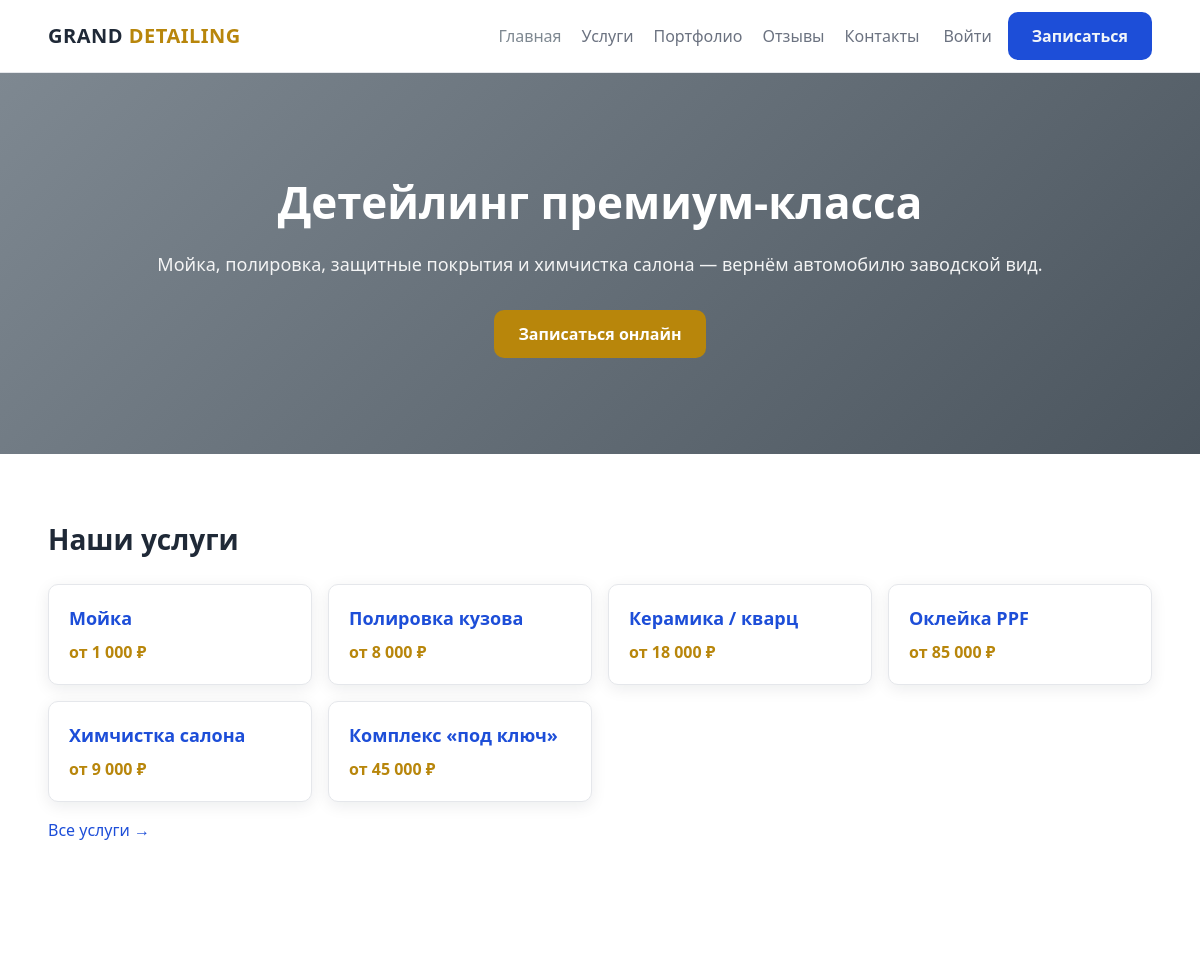
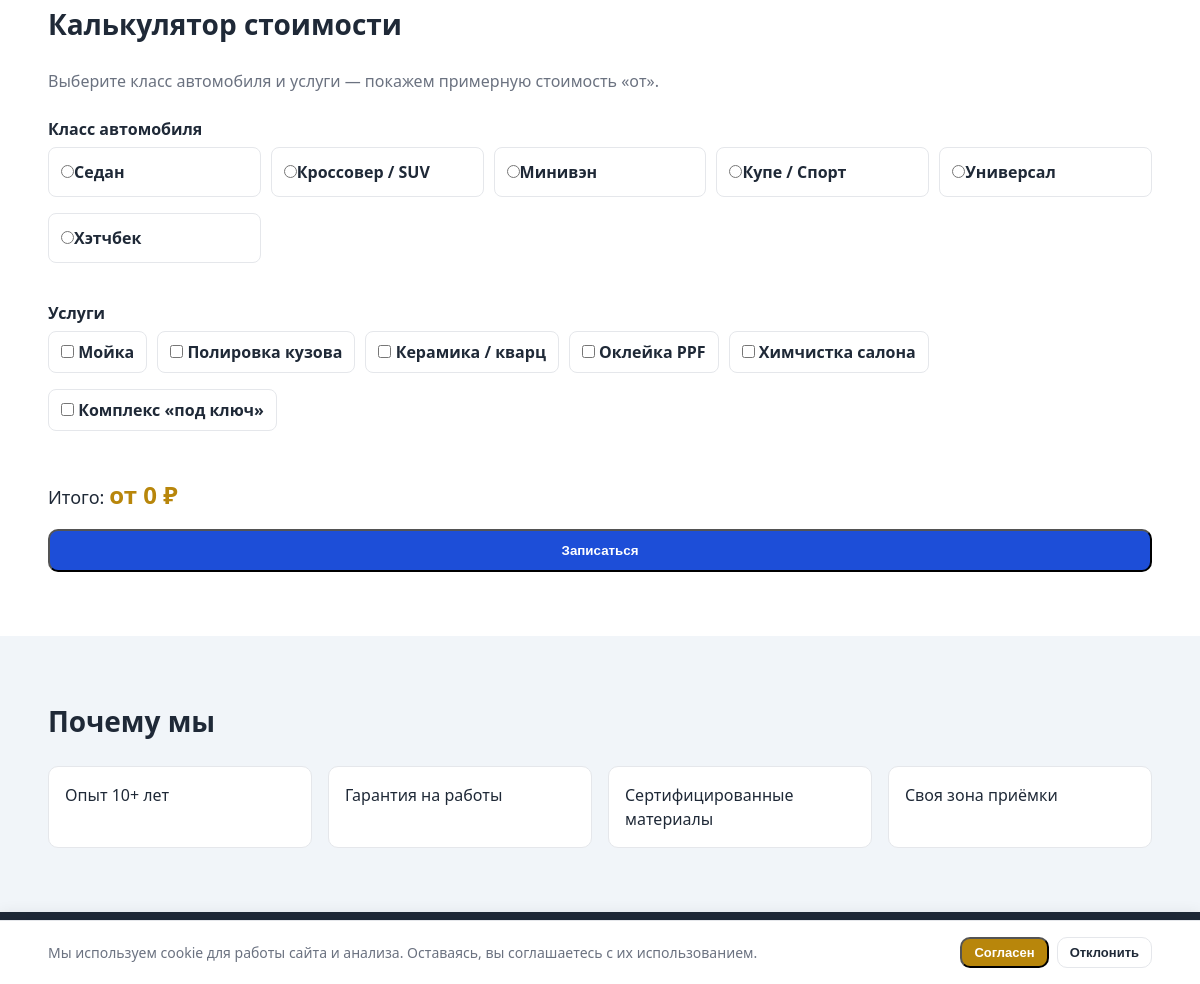
The page / on the database its author committed (2 pictures, top to bottom).
### tables this page shows
CREATE TABLE services (
    id            INT UNSIGNED      NOT NULL AUTO_INCREMENT,
    category_id   INT UNSIGNED      NOT NULL,
    title         VARCHAR(140)      NOT NULL,
    slug          VARCHAR(160)      NOT NULL,
    price_from    DECIMAL(10, 2)    NULL,
    duration_min  INT UNSIGNED      NULL,
    image         VARCHAR(255)      NULL,
    is_active     TINYINT(1)        NOT NULL DEFAULT 1,
    PRIMARY KEY (id),
    UNIQUE KEY uq_services_slug (slug),
    KEY idx_services_category (category_id),
    CONSTRAINT fk_services_category FOREIGN KEY (category_id) REFERENCES categories (id)
);

### src/Core/View.php (called while the page is built, shortened)
<?php
class View
{
    public static function render(string $view, array $data = []): void
    {
        extract($data, EXTR_SKIP);
        $view = basename($view);
        $viewFile = BASE_PATH . '/views/' . $view . '.php';
        require BASE_PATH . '/views/layout/header.php';
        require $viewFile;
        require BASE_PATH . '/views/layout/footer.php';
    }
}

### src/Controller/HomeController.php (called while the page is built, shortened)
<?php
class HomeController
{
    public function index(): void
    {
        $activeServices = Service::active();
        $services = array_map(
            static function (array $s): array {
                return [
                    'slug' => $s['slug'],
                    'title' => $s['title'],
                    'price' => price($s['price_from'] === null ? null : (float) $s['price_from']),
                ];
            },
            $activeServices
        );
        View::render('home', [
            'title' => 'GRAND DETAILING — детейлинг-студия',
            'services' => $services,
            'carClasses' => car_classes(),
            'calculatorServices' => $activeServices,
        ]);
    }
}

### public/index.php (called while the page is built, shortened)
<?php
require BASE_PATH . '/src/bootstrap.php';
$router = new Router();
$router->get('/', [HomeController::class, 'index']);
$router->get('/services', [ServiceController::class, 'index']);
$router->get('/services/{slug}', [ServiceController::class, 'show']);
$router->get('/booking', [BookingController::class, 'show']);
$router->post('/booking', [BookingController::class, 'store']);
$router->get('/booking/success', [BookingController::class, 'success']);
$router->get('/contacts', [ContactController::class, 'index']);
$router->post('/contacts', [ContactController::class, 'store']);
$router->get('/reviews', [ReviewController::class, 'index']);
$router->get('/reviews/create', [ReviewController::class, 'create']);
$router->post('/reviews', [ReviewController::class, 'store']);
$router->post('/api/telegram/webhook', [TelegramController::class, 'webhook']);
$router->get('/register', [AuthController::class, 'showRegister']);
$router->post('/register', [AuthController::class, 'register']);
$router->get('/login', [AuthController::class, 'showLogin']);
$router->post('/login', [AuthController::class, 'login']);
$router->post('/logout', [AuthController::class, 'logout']);
$router->get('/cabinet', [CabinetController::class, 'index']);
$router->get('/cabinet/cars', [CabinetController::class, 'cars']);
$router->post('/cabinet/cars', [CabinetController::class, 'storeCar']);
$router->get('/cabinet/profile', [CabinetController::class, 'profile']);
$router->get('/cabinet/security', [CabinetController::class, 'security']);
$router->post('/cabinet/security/phone', [CabinetController::class, 'updatePhone']);
$router->post('/cabinet/security/email', [CabinetController::class, 'updateEmail']);
$router->post('/cabinet/security/password', [CabinetController::class, 'updatePassword']);
$router->get('/admin', [AdminController::class, 'dashboard']);
$router->get('/admin/dashboard/income', [AdminController::class, 'income']);
$router->get('/admin/bookings', [AdminController::class, 'bookings']);
$router->post('/admin/bookings/{id}/status', [AdminController::class, 'updateStatus']);
$router->post('/admin/bookings/{id}/create-client', [AdminController::class, 'createClient']);
$router->post('/admin/bookings/{id}/delete', [AdminController::class, 'deleteBooking']);
$router->get('/admin/services', [AdminServiceController::class, 'index']);
$router->get('/admin/services/create', [AdminServiceController::class, 'create']);
$router->post('/admin/services', [AdminServiceController::class, 'store']);
$router->get('/admin/services/{id}/edit', [AdminServiceController::class, 'edit']);
$router->post('/admin/services/{id}', [AdminServiceController::class, 'update']);
$router->post('/admin/services/{id}/toggle', [AdminServiceController::class, 'toggle']);
$router->get('/admin/reviews', [AdminReviewController::class, 'index']);
$router->post('/admin/reviews/{id}/toggle', [AdminReviewController::class, 'toggle']);
$router->get('/admin/messages', [AdminMessageController::class, 'index']);
$router->post('/admin/messages/{id}/read', [AdminMessageController::class, 'markRead']);
$router->get('/admin/masters', [AdminMasterController::class, 'index']);
$router->get('/admin/masters/create', [AdminMasterController::class, 'create']);
$router->post('/admin/masters', [AdminMasterController::class, 'store']);
$router->get('/admin/clients', [AdminClientController::class, 'index']);
$router->get('/admin/settings', [AdminSettingsController::class, 'index']);
$router->post('/admin/settings', [AdminSettingsController::class, 'store']);
$router->dispatch(
    $_SERVER['REQUEST_METHOD'],
    parse_url($_SERVER['REQUEST_URI'], PHP_URL_PATH) ?: '/'
);

### src/helpers.php (called while the page is built, shortened)
<?php
function config(string $key, mixed $default = null): mixed
{
    static $config = null;
    if ($config === null) {
        $config = require BASE_PATH . '/config/config.php';
    }
    $value = $config;
    foreach (explode('.', $key) as $segment) {
        if (!is_array($value) || !array_key_exists($segment, $value)) {
            return $default;
        }
        $value = $value[$segment];
    }
    return $value;
}
function e(mixed $value): string
{
    return htmlspecialchars((string) $value, ENT_QUOTES, 'UTF-8');
}
function price(?float $value, string $prefix = 'от '): string
{
    return $value === null
        ? 'цена по запросу'
        : $prefix . number_format($value, 0, ',', ' ') . ' ₽';
}
function url(string $path = ''): string
{
    return '/' . ltrim($path, '/');
}

### src/bootstrap.php (called while the page is built, shortened)
<?php
require_once BASE_PATH . '/src/helpers.php';
spl_autoload_register(function (string $class): void {
    $prefix = 'App\\';
    if (str_starts_with($class, $prefix)) {
        $relative = str_replace('\\', '/', substr($class, strlen($prefix)));
        $file = BASE_PATH . '/src/' . $relative . '.php';
    }
});

### src/Core/Database.php (called while the page is built, shortened)
<?php
class Database
{
    private static ?PDO $pdo = null;
    public static function connection(): PDO
    {
        if (self::$pdo === null) {
            $db = config('db');
            $dsn = 'mysql:host=' . $db['host'];
            $dsn .= ';dbname=' . $db['name'] . ';charset=' . $db['charset'];
            self::$pdo = new PDO($dsn, $db['user'], $db['pass'], [
                PDO::ATTR_ERRMODE => PDO::ERRMODE_EXCEPTION,
                PDO::ATTR_DEFAULT_FETCH_MODE => PDO::FETCH_ASSOC,
                PDO::ATTR_EMULATE_PREPARES => false,
            ]);
        }
        return self::$pdo;
    }
}

### src/Model/Service.php (called while the page is built, shortened)
<?php
class Service extends Model
{
    public static function active(): array
    {
        $stmt = Database::connection()->query(
            'SELECT * FROM services WHERE is_active = 1 ORDER BY id'
        );
        return $stmt->fetchAll();
    }
}

### views/home.php (the view, shortened to what this page needs)
<section class="hero">
    <div class="container">
        <h1>Детейлинг премиум-класса</h1>
        <p class="hero-sub">Мойка, полировка, защитные покрытия и химчистка салона — вернём автомобилю заводской вид.</p>
        <a href="<?= e(url('/booking')) ?>" class="btn btn-gold">Записаться онлайн</a>
    </div>
</section>
<section class="section">
    <div class="container">
        <h2>Наши услуги</h2>
        <div class="cards">
            <?php foreach ($services as $service): ?>
                <div class="card">
                    <h3><a href="<?= e(url('/services/' . $service['slug'])) ?>"><?= e($service['title']) ?></a></h3>
                    <p class="price"><?= e($service['price']) ?></p>
                </div>
            <?php endforeach; ?>
        </div>
        <p style="margin-top: 16px"><a href="<?= e(url('/services')) ?>">Все услуги →</a></p>
    </div>
</section>
<section class="section calculator-section">
    <div class="container">
        <h2>Калькулятор стоимости</h2>
        <p class="lead">Выберите класс автомобиля и услуги — покажем примерную стоимость «от».</p>
        <form method="GET" action="<?= e(url('/booking')) ?>" class="calculator">
            <div class="field-group">
                <label>Класс автомобиля</label>
                <div class="option-grid">
                    <?php foreach ($carClasses ?? [] as $carClass): ?>
                        <label class="option"><input type="radio" name="car_class" value="<?= e($carClass) ?>"><span><?= e($carClass) ?></span></label>
                    <?php endforeach; ?>
                </div>
            </div>
            <div class="field-group">
                <label>Услуги</label>
                <div class="calculator-services">
                    <?php foreach ($calculatorServices ?? [] as $s): ?>
                        <label class="calculator-service">
                            <input type="checkbox" name="service_ids[]" value="<?= e((string)$s['id']) ?>" data-price="<?= e((string)($s['price_from'] ?? '')) ?>">
                            <span><?= e((string)$s['title']) ?></span>
                        </label>
                    <?php endforeach; ?>
                </div>
            </div>
            <div class="calculator-total">Итого: <strong id="calc-total">от 0 ₽</strong></div>
            <button type="submit" class="btn btn-accent">Записаться</button>
        </form>
    </div>
</section>
<section class="section section-muted">
    <div class="container">
        <h2>Почему мы</h2>
        <ul class="features">
            <li>Опыт 10+ лет</li>
            <li>Гарантия на работы</li>
            <li>Сертифицированные материалы</li>
            <li>Своя зона приёмки</li>
        </ul>
    </div>
</section>

### src/Core/Router.php (shortened to what this page needs)
<?php
class Router
{
    private array $routes = [];
    public function get(string $path, array $handler): void
    {
        $this->routes['GET'][$path] = $handler;
    }
    public function post(string $path, array $handler): void
    {
        $this->routes['POST'][$path] = $handler;
    }
    public function dispatch(string $method, string $uri): void
    {
        $method = strtoupper($method);
        $uri = rtrim($uri, '/');
        if ($uri === '') {
            $uri = '/';
        }
        foreach ($this->routes[$method] ?? [] as $path => $handler) {
            $pattern = preg_replace('#\{([a-zA-Z_]+)\}#', '(?P<$1>[^/]+)', $path);
            $pattern = '#^' . $pattern . '$#';
            if (preg_match($pattern, $uri, $matches)) {
                $params = array_filter($matches, 'is_string', ARRAY_FILTER_USE_KEY);
                $this->call($handler, array_values($params));
                return;
            }
        }
    }
    private function call(array $handler, array $params): void
    {
        [$class, $method] = $handler;
        (new $class())->{$method}(...$params);
    }
}

### rows shown on the page
services: title "Мойка", price "от 1 000 ₽"
services: title "Полировка кузова", price "от 8 000 ₽"
services: title "Керамика / кварц", price "от 18 000 ₽"
services: title "Оклейка PPF", price "от 85 000 ₽"
services: title "Химчистка салона", price "от 9 000 ₽"
services: title "Комплекс «под ключ»", price "от 45 000 ₽"

### other values the page prints
$carClass "Седан"
$carClass "Кроссовер / SUV"
$carClass "Минивэн"
$carClass "Купе / Спорт"
$carClass "Универсал"
$carClass "Хэтчбек"
